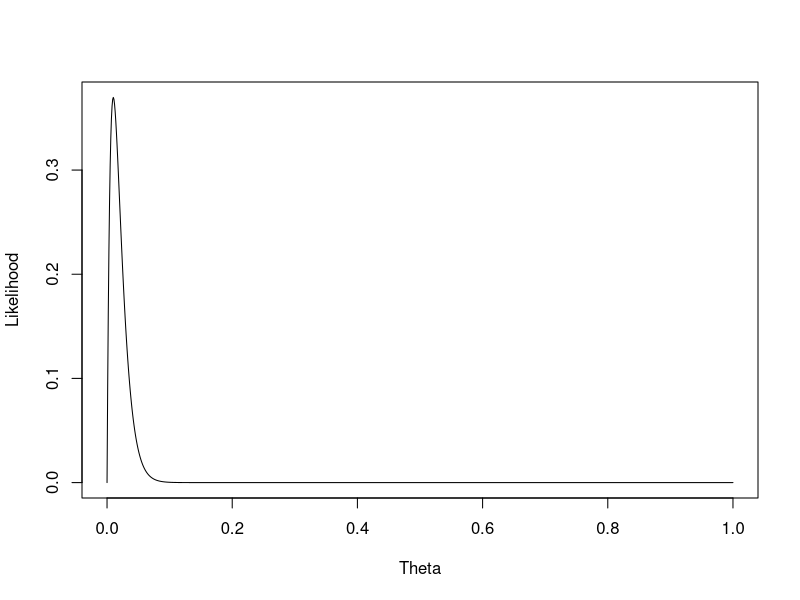
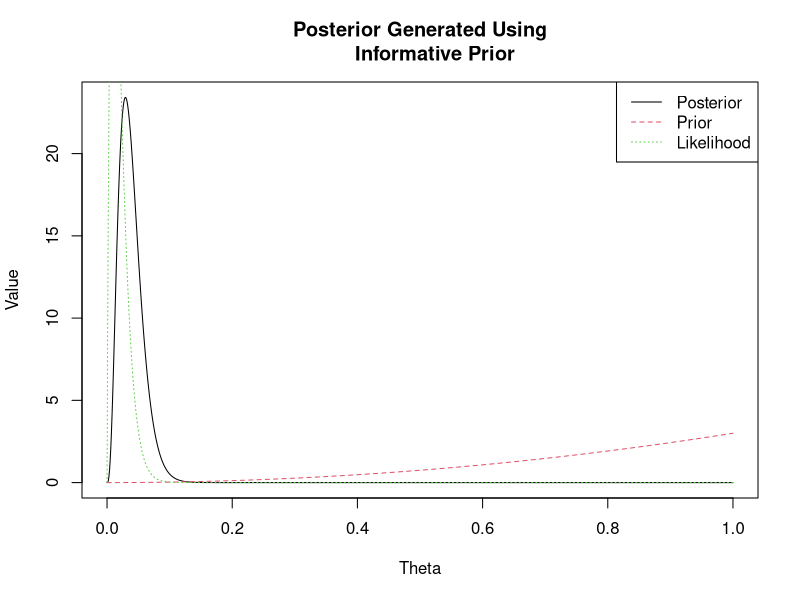
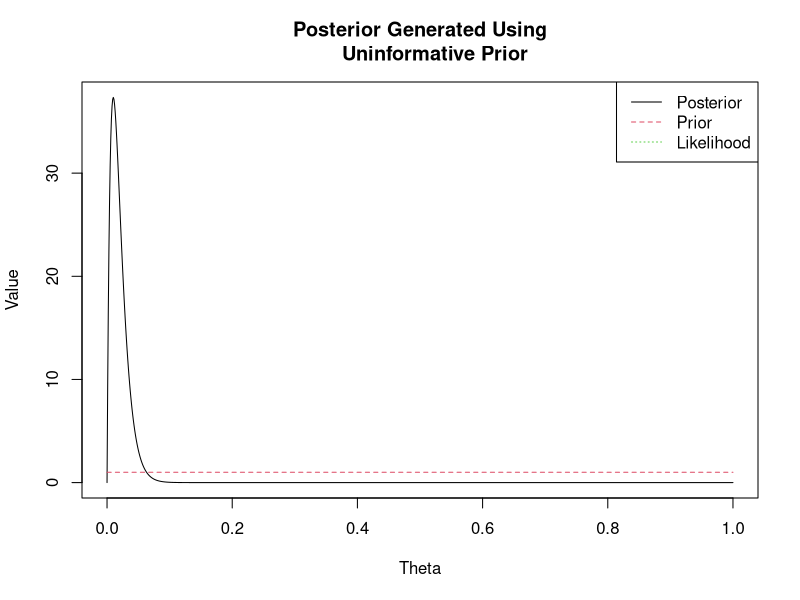
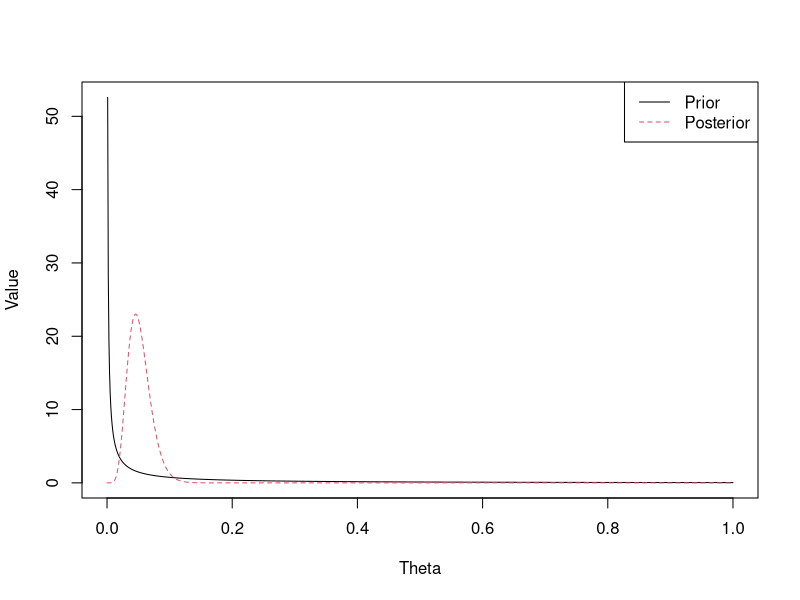
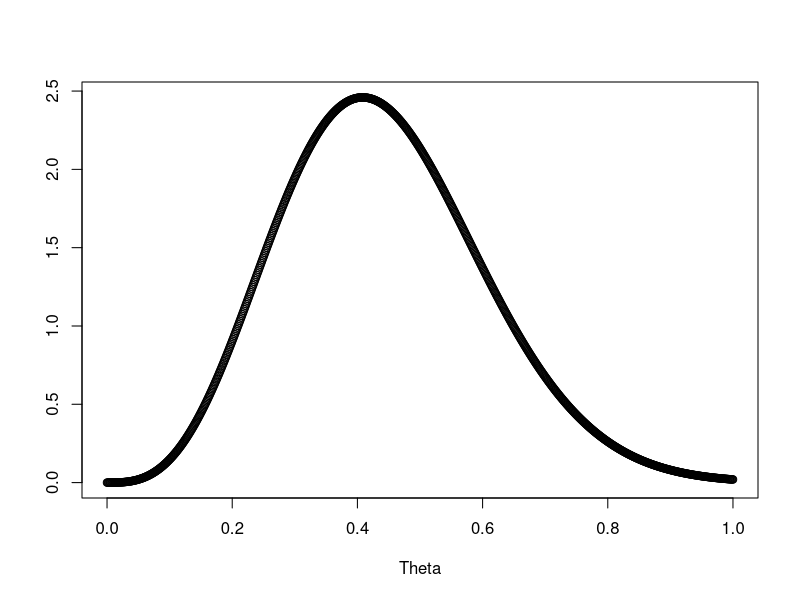
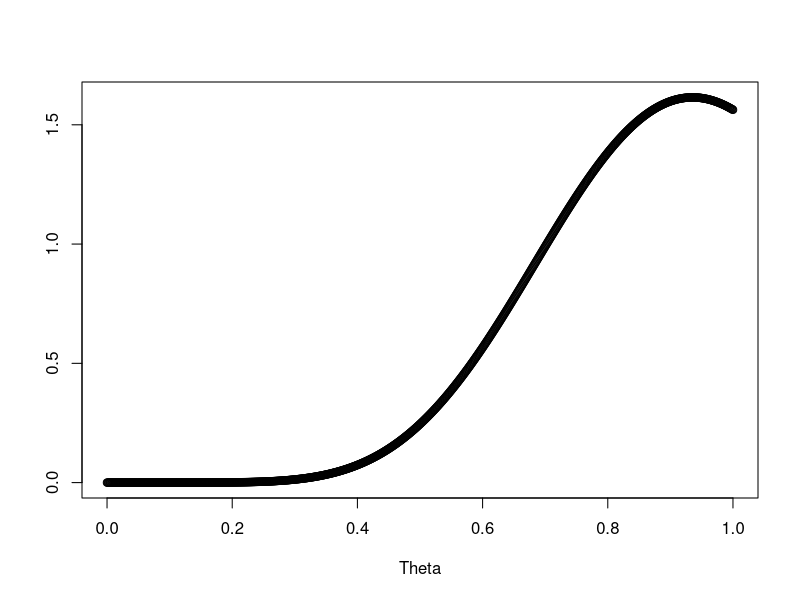

The R source for these figures, in order:
## ---- chunk 1
# set a seed
set.seed(123)
# create the observed data
obs.data <- rbinom(n = 100, size = 1, prob = 0.01)
# inspect the observed data
head(obs.data)
tail(obs.data)
length(obs.data)
## ---- chunk 2
### Code taken from lab session
### Bernoulli LH Function ###
# Input: obs.data, theta
# Output: bernoulli likelihood
bernoulli_likelihood <- function (obs.data, theta) {
  n = length(obs.data)
  x = sum(obs.data)
  return (choose(n, x) * theta ^(x) * (1-theta) ^ (n-x))
}

### Plot LH for a grid of theta values ###
# Create the grid #
# Store the LH values
# Create the Plot
theta = seq(0, 1, length.out = 1000)
plot(theta, bernoulli_likelihood(obs.data, theta),
     type = "l", ylab = "Likelihood", xlab = "Theta")
## ---- chunk 3
### Based on code provided in lab session
### Function for generating posterior parameters
posterior_params <- function(a, b, obs.data) {
  n = length(obs.data)
  x = sum(obs.data)
  new_a = x+a
  new_b = n-x+b
  return(c(new_a, new_b))
}
### Uninformative case
posterior_params(1, 1, obs.data)
### Informative case
posterior_params(3, 1, obs.data)
## ---- chunk 4
### Based on code provided in lab session
### Generate theta
theta = seq(0, 1, length.out = 1000)
### Find parameters of posterior distributions
informative_params = posterior_params(3, 1, obs.data)
uninformative_params = posterior_params(1, 1, obs.data)
### Plot the posterior (informative case)
plot(theta, dbeta(theta, shape1 = informative_params[1], shape2 = informative_params[2]),
     type = "l", xlab = "Theta", ylab = "Value", main = "Posterior Generated Using
     Informative Prior")
### Plot the prior (informative case)
lines(theta, dbeta(theta, shape1 = 3, shape2 = 1), col = 2, lty = 2)
### Plot the likelihood
normalized_likelihood = 1000*bernoulli_likelihood(obs.data, theta)/
        sum(bernoulli_likelihood(obs.data, theta))
lines(theta, normalized_likelihood, col = 3, lty = 3)
legend("topright", legend = c("Posterior", "Prior", "Likelihood"),
       lty = c(1,2,3), col = c(1,2,3))
### Plot the posterior (uninformative case)
plot(theta, dbeta(theta, shape1 = uninformative_params[1], shape2 = uninformative_params[2]),
     type = "l", xlab = "Theta", ylab = "Value", main = "Posterior Generated Using
     Uninformative Prior")
### Plot the prior (uninformative case)
lines(theta, dbeta(theta, shape1 = 1, shape2 = 1), col = 2, lty = 2)
legend("topright", legend = c("Posterior", "Prior", "Likelihood"),
       lty = c(1,2,3), col = c(1,2,3))
## ---- chunk 5
### Record data
x <- c(20.9, 69.7, 3.6, 21.8, 21.4, 0.4, 6.7, 10.0)
### Theta
theta = seq(0, 1, length.out = 1000)
n = length(x)
x_sum = sum(x)
a = 0.1
b = 1
plot(theta, dgamma(theta, shape = a, rate = b), type = "l", ylab = "Value", xlab = "Theta")
lines(theta, dgamma(theta, shape = n + a, rate = x_sum+b), col = 2, lty = 2)
legend("topright", legend = c("Prior", "Posterior"),
       lty = c(1,2), col = c(1,2))
## ---- chunk 6
### Plotting prior class
theta = seq(0,1, length.out = 1000)
galenshore <- function (b, c, theta) {
  return (2/(factorial(b-1))* c^(2*b) * theta^(2*b-1) * exp(-theta^2 * c^2))
}
# As an example, choose b=2, c=3
b = 2
c = 3
plot(theta, galenshore(b, c, theta), xlab = "Theta", ylab = "")
# Another example, choose b=4, c=2
b = 4
c = 2
plot(theta, galenshore(b, c, theta), xlab = "Theta", ylab = "")
